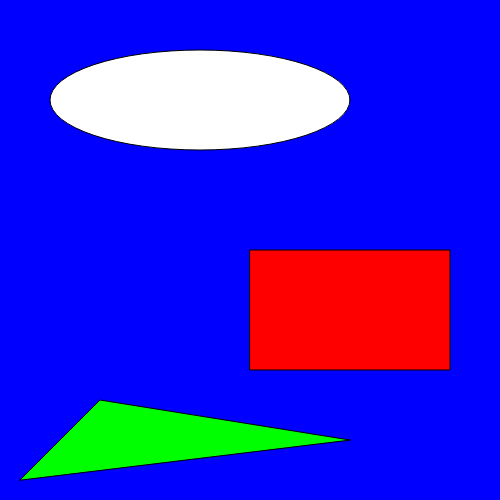
Frame 1 (no input)
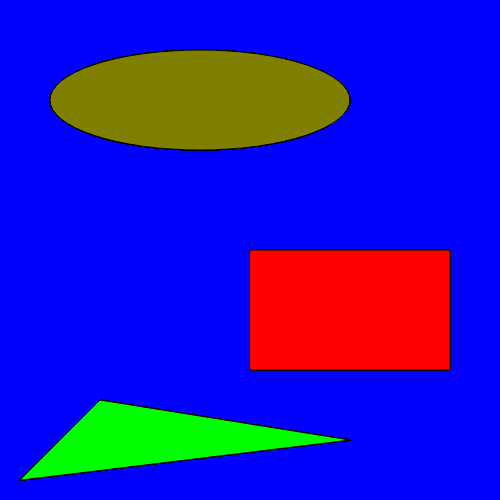
Frame 60 (no input)
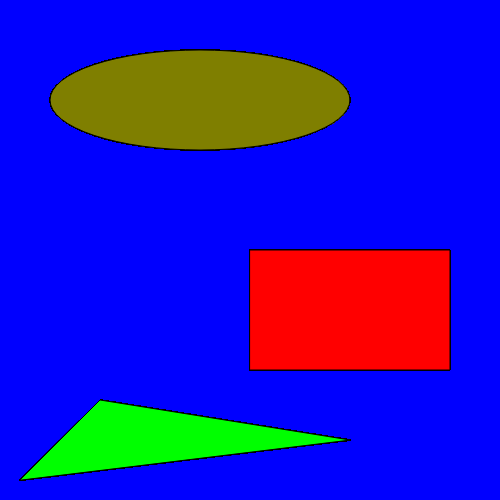
Frame 120 (the mouse pressed at the canvas centre since frame 60)

The p5.js sketch that drew these frames (run headless with seeded random() and noise() and a simulated clock; from frame 60 on, the mouse is pressed at the canvas centre):

// p5.js sketch
// ── sketch.js
function setup() {
  createCanvas(500, 500);
  background(0, 0, 255);
}

function draw() {
  
  // the first ellipse is white because fill wasn't called, and the default color is still white
  
  ellipse(200, 100, 300, 100);  // ellipse = (center x, center y, width, height)
  fill(255, 0, 0);
  
  rect(250, 250, 200, 120); // rect = (top-left x, top-left y, width, height)
  fill(0, 255, 0);
  
  triangle(20, 480, 100, 400, 350, 440);  // triangle = (x1, y1, x2, y2, x3, y3)
  fill(127, 127, 0); 
}
